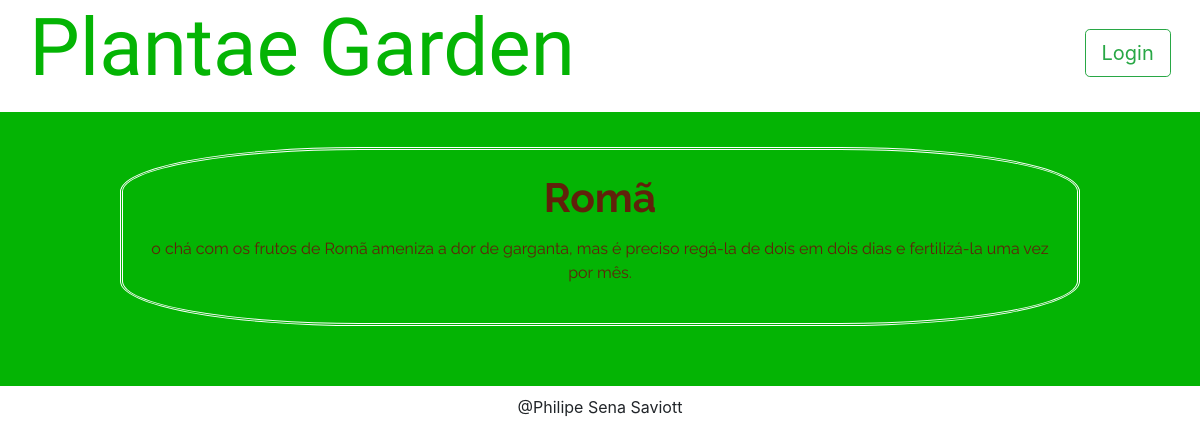
Page /category/16/items/33 on the committed database.
### models.py (models this page shows, shortened)
class Item(Base):
    __tablename__ = 'item'
    id = Column(Integer, primary_key=True)
    name = Column(String(50), nullable=False)
    description = Column(String(1000), nullable=False)
    category_id = Column(Integer, ForeignKey('category.id'))
    category = relationship(Category)
    user_id = Column(Integer, ForeignKey('user.id'))
    user = relationship(User)

### application.py (the view)
@app.route('/category/<int:category_id>/items/<int:item_id>')
def itemFunction(category_id, item_id):
    category2 = session.query(Category).filter_by(id=category_id).first()
    if not hasattr(category2, 'id'):
        return "this category not exist"
    items = session.query(Item).filter_by(id=item_id).first()
    if not hasattr(items, 'id'):
        return "this item not exist"
    if items.category_id != category_id:
        return "This item not exist in this category"
    if 'username' not in login_session:
        return render_template(
            'publicItem.html', itemName=items, category=category2)
    else:
        return render_template('item.html', itemName=items, category=category2)

### templates/publicItem.html (shortened to what this page needs)
{% extends "main.html" %}
{% block content %}
{% include "header.html" %}
    <section class="row main-body">
      <div class="col-md-6">
      </div>
    </section>
    <section class="row main-body">
      <div class="item-desg">
        <article id="item-description" class="col-md-12">
            <h2 class="item-title">{{ itemName.name }}</h2>
            <p class="item-desc">{{ itemName.description }}
            </p>
        </article>
      </div>
    </section>
{% endblock %}

### static/styles.css (style rules this page uses)
#item-description { margin: 2.5% 0 4% 0; }
.main-body { background-color: #04B404; }
.item-title { text-align: center; margin-bottom: 1.5%; font-family: 'Raleway', sans-serif; font-size: 255%; color: #61210B; font-weight: bold; }
.item-desc { color: white; text-align: center; font-family: 'Raleway', sans-serif; color: #61210B; }
.item-desg { border-width: medium; border-color: white; border-style: double; border-radius: 25%; margin: 2% 0 5% 10%; width: 80%; }

### rows in the picture
Item: name "Romã", description "o chá com os frutos de Romã ameniza a dor de garganta, mas é preciso regá-la de dois em dois dias e fertilizá-la uma vez por mês."
